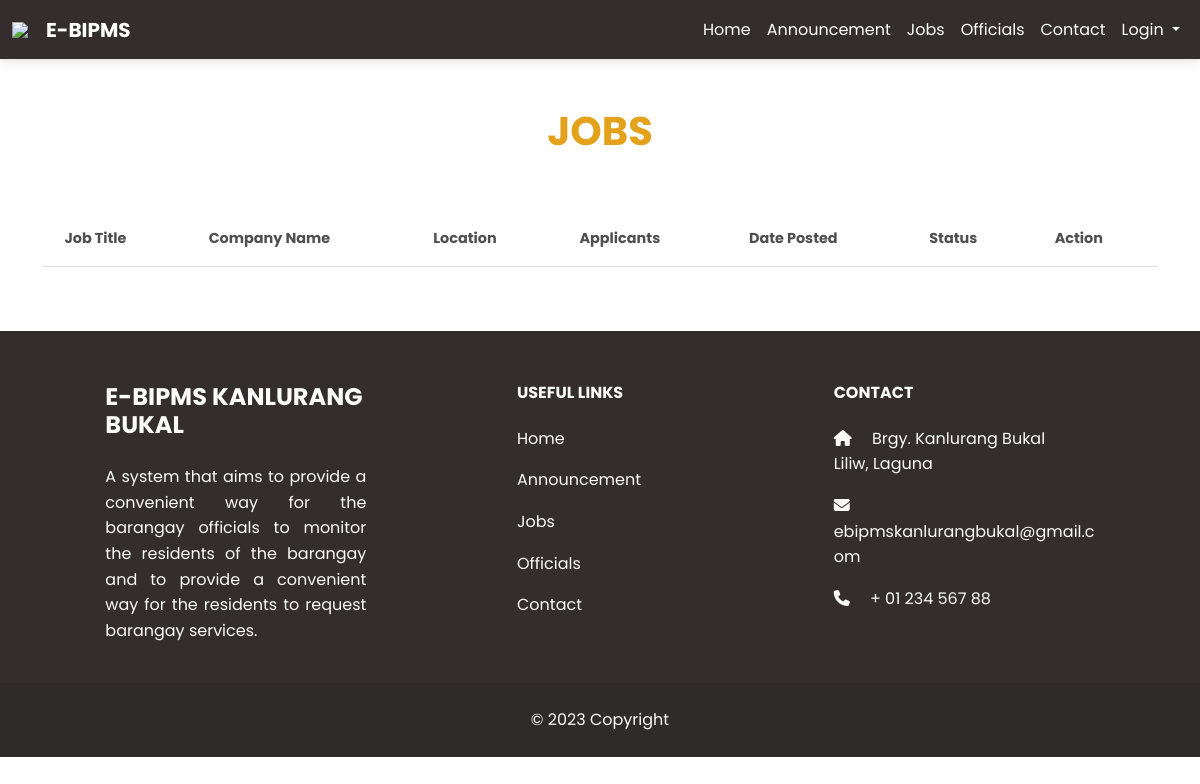
Before: /jobs.php with the older database file.
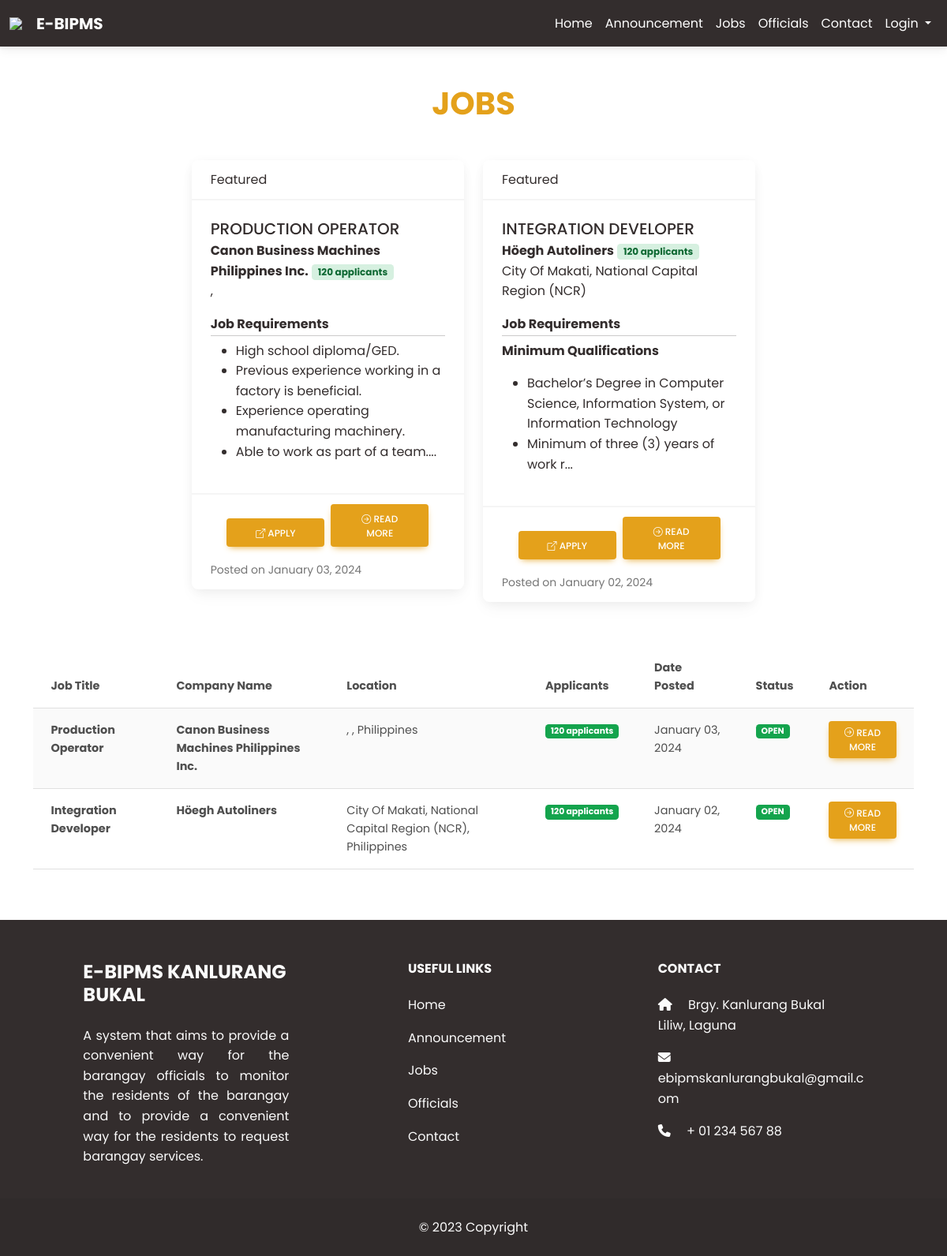
After: the same page with the newer database file.
### tables this page shows
CREATE TABLE `jobs` (
  `id` int(11) NOT NULL,
  `hash_id` varchar(100) NOT NULL,
  `applicants` int(11) NOT NULL,
  `companyname` varchar(255) NOT NULL,
  `region` varchar(100) NOT NULL,
  `province` varchar(100) NOT NULL,
  `city` varchar(100) NOT NULL,
  `jobtitle` varchar(255) NOT NULL,
  `jobdescription` text NOT NULL,
  `jobrequirements` text NOT NULL,
  `joblink` varchar(100) NOT NULL,
  `date_posted` datetime NOT NULL DEFAULT current_timestamp(),
  `isFeatured` tinyint(2) NOT NULL,
  `status` tinyint(2) NOT NULL
);

### jobs.php (the view, shortened to what the changed rows need)
<!DOCTYPE html>
<html lang="en">
<head>
    <link rel="stylesheet" href="https://use.fontawesome.com/releases/v6.4.0/css/all.css" />
    <link rel="stylesheet" href="https://cdn.jsdelivr.net/npm/bootstrap-icons@1.7.2/font/bootstrap-icons.css">
    <link rel="stylesheet" href="css/mdb.min.css" />
    <link rel="stylesheet" href="css/style.css" />
    <link rel="stylesheet" href="https://cdn.datatables.net/1.13.4/css/dataTables.bootstrap5.min.css" />
</head>
<body>
    <main class="mt-5">
        <div class="container">
            <section class="mb-1">
                <h1 class="mb-3 text-center text-warning"><strong>JOBS</strong></h1>
                <div class="d-flex flex-wrap mb-3 row g-3 justify-content-center">
                    <div class="d-flex justify-content-center flex-wrap row g-4 mb-3 gx-1">
                        <?php
                        include 'conn.php';
                        $query = "SELECT * FROM jobs WHERE isFeatured = 1 LIMIT 3 ";
                        $query_run = mysqli_query($conn, $query);
                        if (mysqli_num_rows($query_run) > 0) {
                            while ($items = mysqli_fetch_array($query_run)) {
                                echo '<div class="col-lg-4 col-md-6 col-sm-12 mb-4">';
                                echo '<a href="jobdetails.php?job_id=' . $items['hash_id'] . '" style="text-decoration: none; color: inherit;">';
                                echo '<div class="card text-dark animate__animated animate__fadeInUp">';
                                echo '<div class="card-header">';
                                echo 'Featured';
                                echo '</div>';
                                echo '<div class="card-body">';
                                echo '<h5 class="card-title" style="text-transform: uppercase;">' . $items['jobtitle'] . '</h5>';
                                echo '<p class="card-text" style="margin-top:-5px"><b>' . $items['companyname'] . '</b>' . " " . '<span class="badge badge-success">' . $items['applicants'] . " applicants" . '</span>' . '<br>' . $items['city'] . ", " . $items['region'] . '</p>';
                                echo '<p class="card-text"><b>Job Requirements</b><br><hr style="margin-top: -15px;"></p>';
                                echo '<p class="card-text" style="margin-top: -10px">' . substr($items['jobrequirements'], 0, 200) . '...</p>';
                                echo '</div>';
                                echo '<div class="card-footer">';
                                echo '<div class="text-center mb-3">';
                                if ($items['status'] != '0') {
                                    echo '<a href="' . $items['joblink'] . '" target="_blank" class="btn btn-warning me-2 col-5"><i class="bi bi-box-arrow-up-right"></i> Apply</a>';
                                }
                                echo '<a href="jobdetails.php?job_id=' . $items['hash_id'] . '" class="btn btn-warning col-5"><i class="bi bi-arrow-right-circle"></i> Read More</a>';
                                echo '</div>';
                                echo '<small class="text-muted">Posted on ' . date('F d, Y', strtotime($items['date_posted'])) . '</small>';
                                echo '</div>';
                                echo '</div>';
                                echo '</a>';
                                echo '</div>';
                            }
                        }
                        ?>
                    </div>
                </div>
            </section>
            <div class="table-responsive mb-5 mt-0">
                <div class="data_table">
                    <table id="myTable" class="table table-striped table-hover" style="width:100%">
                        <thead>
                            <tr>
                                <th class="fw-bold" scope="col">Job Title</th>
                                <th class="fw-bold" scope="col">Company Name</th>
                                <th class="fw-bold" scope="col">Location</th>
                                <th class="fw-bold" scope="col">Applicants</th>
                                <th class="fw-bold" scope="col">Date Posted</th>
                                <th class="fw-bold" scope="col">Status</th>
                                <th class="fw-bold" scope="col">Action</th>
                            </tr>
                        </thead>
                        <tbody>
                            <?php
                            include 'conn.php';
                            $query = 'SELECT * FROM jobs';
                            $result = mysqli_query($conn, $query);
                            while ($row = mysqli_fetch_array($result)) {
                                ?>
                                <tr style="cursor: pointer;"
                                    onclick="window.location='jobdetails.php?job_id=<?php echo $row['hash_id']; ?>'">
                                    <td class="fw-bold">
                                        <?php echo $row['jobtitle']; ?>
                                    </td>
                                    <td class="fw-bold">
                                        <?php echo $row['companyname']; ?>
                                    </td>
                                    <td>
                                        <?php echo $row['city']; ?>,
                                        <?php echo $row['region']; ?>, Philippines
                                    </td>
                                    <td class="fw-bold">
                                        <span class="badge bg-success">
                                            <?php echo $row['applicants']; ?> applicants
                                        </span>
                                    </td>
                                    <td>
                                        <?php echo date('F d, Y', strtotime($row['date_posted'])); ?>
                                    </td>
                                    <td>
                                        <?php
                                        if ($row['status'] == 1) {
                                            echo '<span class="badge bg-success">OPEN</span>';
                                        } else {
                                            echo '<span class="badge bg-danger">CLOSED</span>';
                                        }
                                        ?>
                                    </td>
                                    <td>
                                        <a href="jobdetails.php?job_id=<?php echo $row['hash_id']; ?>"
                                            class="btn btn-warning btn-sm"><i class="bi bi-arrow-right-circle"></i>
                                            Read More</a>
                                    </td>
                                </tr>
                                <?php
                            }
                            ?>
                        </tbody>
                    </table>
                </div>
            </div>
        </div>
    </main>
</body>
</html>

Changed rows visible on the page:
added jobs: jobtitle "PRODUCTION OPERATOR", companyname "Canon Business Machines Philippines Inc.", applicants "120", jobrequirements "High school diploma/GED. Previous experience working in a factory is beneficial. Experience operating manufacturing machinery. ... Able to work as part of a team.", date_posted "January 03, 2024", jobtitle "Production Operator", status "OPEN"
added jobs: jobtitle "INTEGRATION DEVELOPER", companyname "Höegh Autoliners", applicants "120", city "City Of Makati", region "National Capital Region (NCR)", jobrequirements "Minimum Qualifications Bachelor’s Degree in Computer Science, Information System, or Information Technology Minimum of three (3) years of work r", date_posted "January 02, 2024", jobtitle "Integration Developer", status "OPEN"
